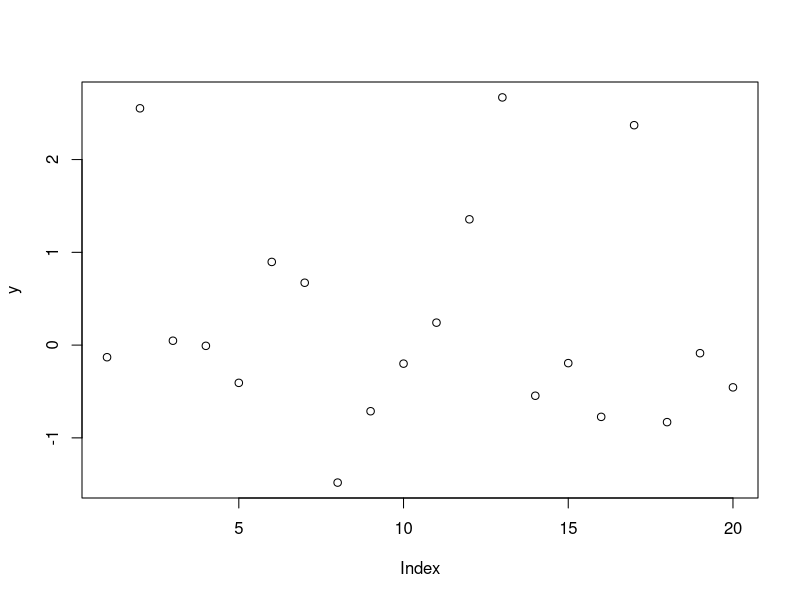
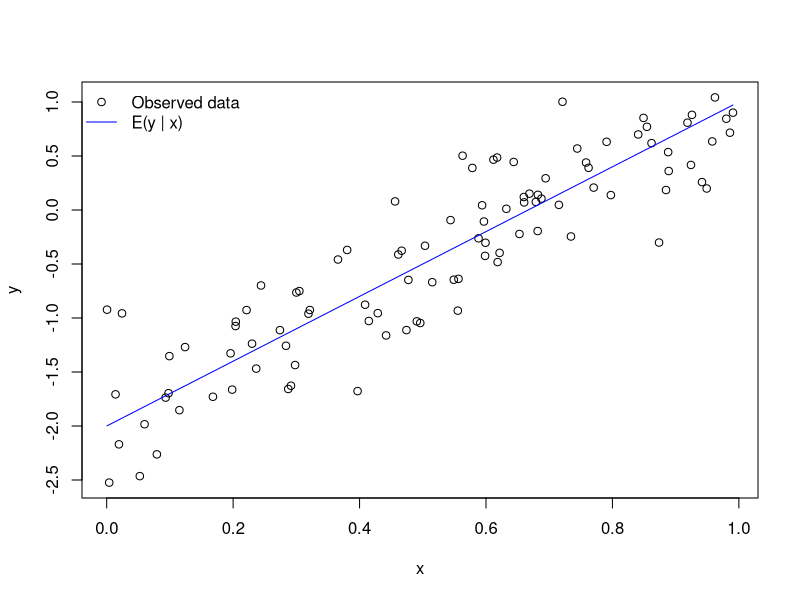
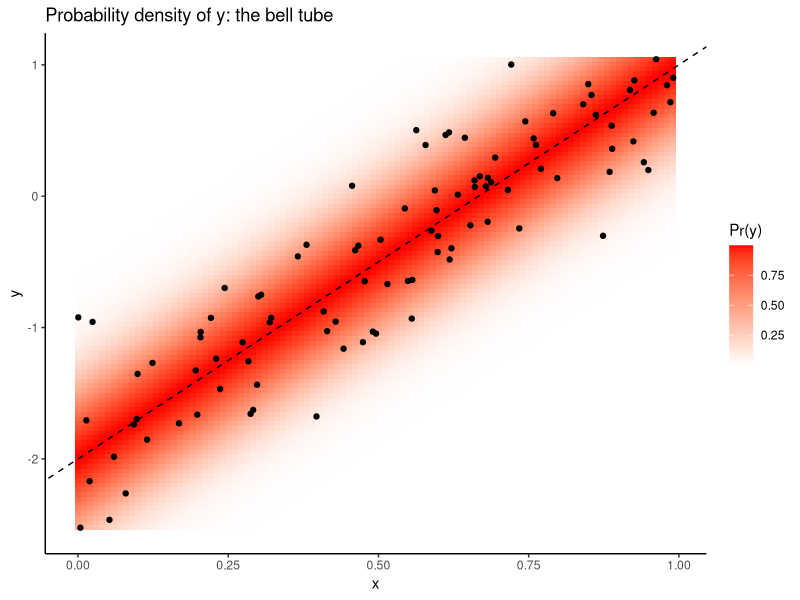
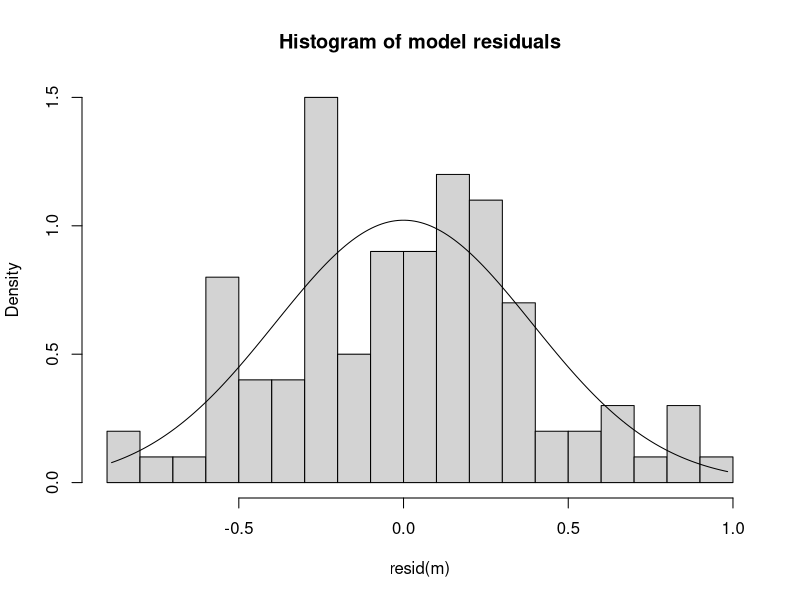
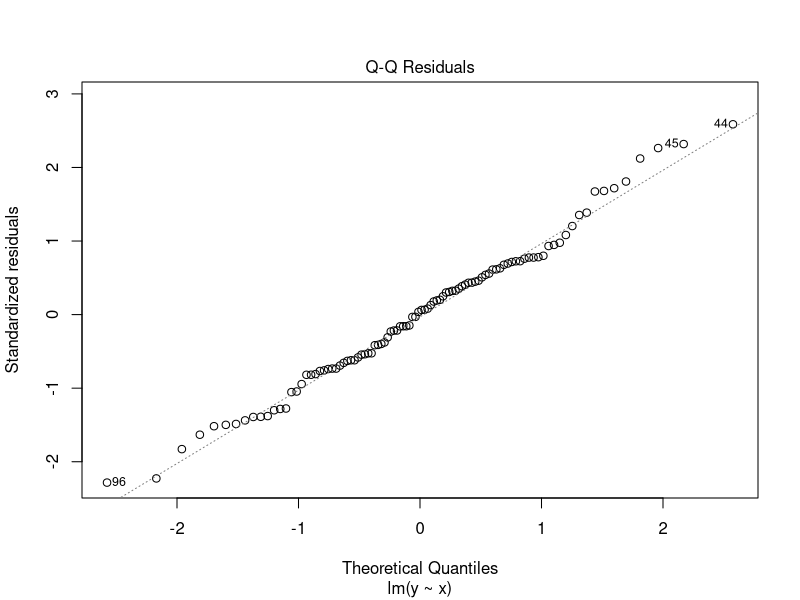
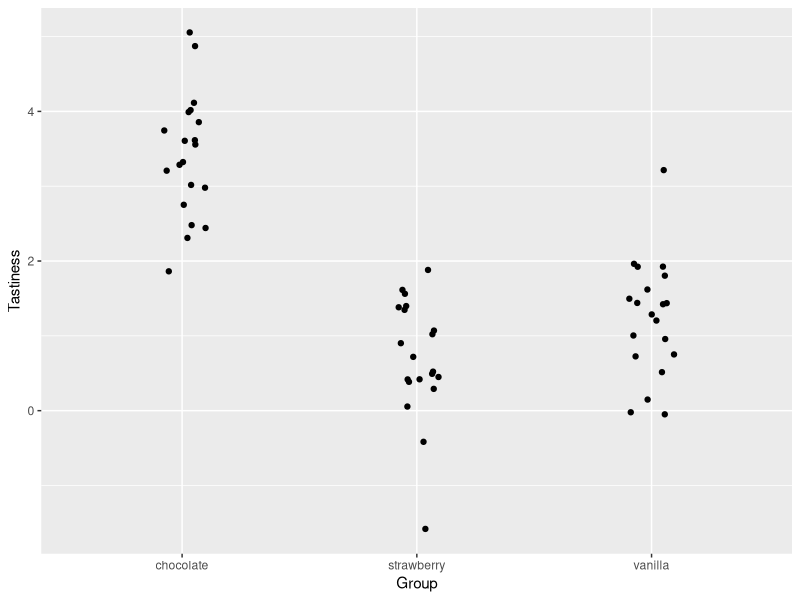
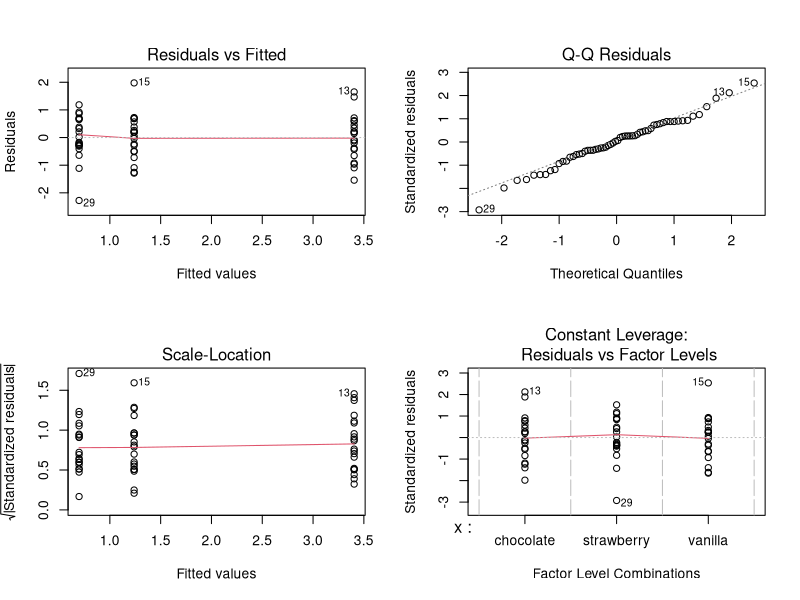

Source code (R) for these figures, in order:
## ---- chunk 1
# simulating a sample of y values from a normal distribution
y <- rnorm(20)
plot(y)
## ---- chunk 2
# fitting a model of the mean with lm
m <- lm(y ~ 1)
summary(m)
## ---- chunk 3
# simulate and plot x and y values
n <- 100
x <- runif(n)
alpha <- -2
beta <- 3
sigma <- .4
y <- rnorm(n, mean = alpha + beta * x, sd = sigma)
plot(x, y)

# add known mean function 
lines(x = x, y = alpha + beta * x, col='blue')
legend('topleft', 
       pch = c(1, NA), lty = c(NA, 1), 
       col = c('black', 'blue'), 
       legend = c('Observed data', 'E(y | x)'), 
       bty = 'n')
## ---- chunk 4
# show the probability density of y as a function of x
lo <- 100
yv <- seq(min(y), max(y), length.out = lo)
xv <- seq(min(x), max(x), length.out = lo)
g <- expand.grid(x = xv, y = yv)
g$py <- dnorm(g$y, alpha + beta * g$x, sigma)

sample_d <- data.frame(x = x, y = y)

library(ggplot2)
ggplot(g, aes(x=x, y=y)) + 
  geom_tile(aes(fill=py)) + 
  geom_point(data=sample_d) + 
  scale_fill_gradient2(name = "Pr(y)", high='red') + 
  theme_classic() + 
  geom_abline(intercept=alpha, slope=beta, linetype='dashed') + 
  ggtitle('Probability density of y: the bell tube')
## ---- chunk 5
m <- lm(y ~ x)
summary(m)
## ---- chunk 6
hist(resid(m), breaks = 20, freq = F, 
     main = 'Histogram of model residuals')
curve_x <- seq(min(resid(m)), max(resid(m)), .01)
lines(curve_x, dnorm(curve_x, 0, summary(m)$sigma))
## ---- chunk 7
plot(m, 2)
## ---- chunk 8
# simulate and visualize data
n <- 60
x <- rep(c("chocolate", "strawberry", "vanilla"), length.out = n)
x <- factor(x)
sigma <- 1
mu_y <- c(chocolate = 3.352, strawberry = .93, vanilla = 1.5)
y <- rnorm(n, mu_y[x], sigma)

library(ggplot2)
ggplot(data.frame(x, y), aes(x, y)) + 
  geom_jitter(position = position_jitter(width=.1)) + 
  xlab('Group') + 
  ylab('Tastiness')
## ---- chunk 9
m <- lm(y ~ x)
summary(m)
## ---- chunk 10
par(mfrow=c(2, 2))
plot(m)
